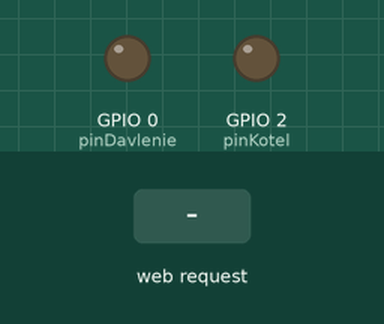
A sketch run on a simulated ESP8266 (NodeMCU). Shown: output pins drawn as LEDs (lit = HIGH). Inputs (shaded band) come from the test bench. WiFi joins after 1.5 s; servers stay silent unless stated; what the sketch prints to the serial monitor is not drawn.

Above: at 3.7 s.
3.8 s: HTTP request GET /kotel/on received
At 4.8 s:
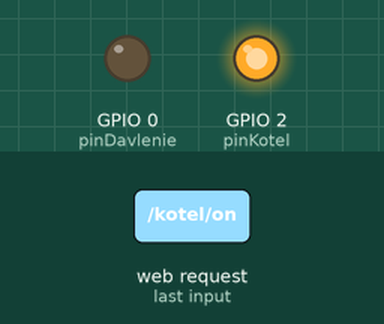
5.3 s: HTTP request GET /davlenie received
At 5.9 s:
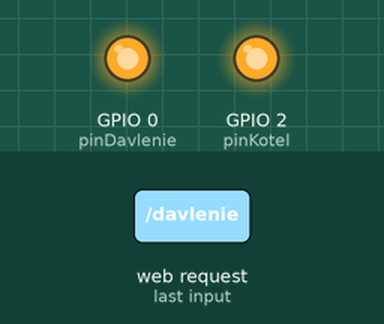
6.8 s: HTTP request GET /kotel/off received
At 9.4 s:
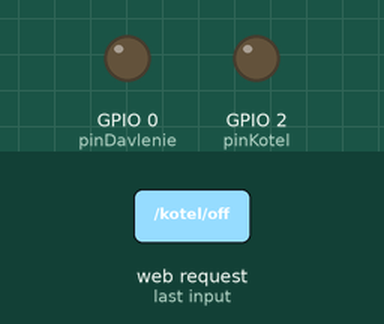
9.8 s: HTTP request GET /davlenie received
At 10.5 s:
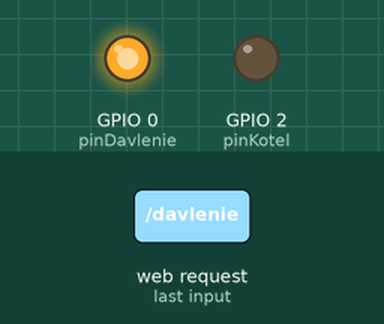
Timing chart, 0 to 14.3 s (numbered marks = the images above; inputs shaded):
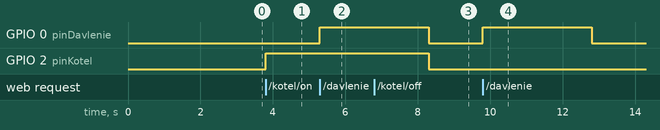

The sketch:

kotel.ino
```cpp
#include <ESP8266WiFi.h>
#include <WiFiClient.h>
#include <ESP8266WebServer.h>

const char* ssid = "********";
const char* password = "********";
ESP8266WebServer server(80);

IPAddress ip(192,168,0,18);  //статический IP
IPAddress gateway(192,168,0,1);
IPAddress subnet(255,255,255,0);
bool podogrev;
int pinKotel=2;
int pinDavlenie=0;

void handleRoot() {
  String s = "<h1>Котел ";
    s+= (podogrev) ? "включен" : "выключен";
    s+= "</h1>";
    s += "<h2><a href=\"/kotel/on\">Включить</a> ";
    s += "<a href=\"/kotel/off\">Выключить</a></h2>";
    s += "<h2><a href=\"/davlenie\">Прибавить давление</a> ";
    s += "</h2>";
  server.send(200, "text/html; charset=utf-8", s);
}
void kotelOn()
{
   podogrev=HIGH;
   digitalWrite(pinKotel, podogrev);
   server.sendHeader("Location", String("/"), true);
  server.send ( 302, "text/plain", "");
}

void kotelOff()
{
   podogrev=LOW;
   digitalWrite(pinKotel, podogrev);
   server.sendHeader("Location", String("/"), true);
  server.send ( 302, "text/plain", "");
}

void davlenie()
{
   digitalWrite(pinDavlenie, HIGH);
   delay(3000);
   digitalWrite(pinDavlenie, LOW);
   server.sendHeader("Location", String("/"), true);
  server.send ( 302, "text/plain", "");
}

void setup(){
  pinMode(pinDavlenie, OUTPUT);
  digitalWrite(pinDavlenie,LOW);
  pinMode(pinKotel, OUTPUT);
  delay(1000);
  digitalWrite(pinKotel,podogrev);
  Serial.begin(115200);
  WiFi.begin(ssid, password);
  WiFi.config(ip, gateway, subnet);
  Serial.println("");
  // ожидание соединения
  while (WiFi.status() != WL_CONNECTED) {
    delay(500);
    Serial.print(".");
  }
  Serial.println("");
  Serial.print("Connected to ");
  Serial.println(ssid);
  Serial.print("IP address: ");
  Serial.println(WiFi.localIP());
   server.on("/", handleRoot);
  server.on("/kotel/on", kotelOn);
  server.on("/kotel/off", kotelOff);
  server.on("/davlenie", davlenie);
  server.begin();
  Serial.println("HTTP server started");
}
void loop(){
  server.handleClient();
}
```

Measured:
- after the input at 3.8 s, GPIO 2 (pinKotel): LOW → HIGH at once
- after the input at 5.3 s, GPIO 0 (pinDavlenie): LOW → HIGH at once
- after the input at 6.8 s, GPIO 2 (pinKotel): HIGH → LOW after 1.5 s
- after the input at 9.8 s, GPIO 0 (pinDavlenie): LOW → HIGH at once, → LOW 3.0 s later
